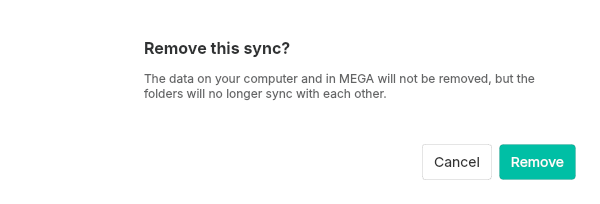
<?xml version="1.0" encoding="UTF-8"?>
<ui version="4.0">
 <class>RemoveSyncConfirmationDialog</class>
 <widget class="QDialog" name="RemoveSyncConfirmationDialog">
  <property name="geometry">
   <rect>
    <x>0</x>
    <y>0</y>
    <width>600</width>
    <height>204</height>
   </rect>
  </property>
  <property name="minimumSize">
   <size>
    <width>600</width>
    <height>204</height>
   </size>
  </property>
  <property name="maximumSize">
   <size>
    <width>600</width>
    <height>204</height>
   </size>
  </property>
  <property name="windowTitle">
   <string>Remove this sync?</string>
  </property>
  <property name="styleSheet">
   <string notr="true">QWidget
{
	font-size: 11px;
	background: #FFFFFF; 
}

QWidget::title 
{
    width: 600px;
    height: 204px;
    display: flex;
    padding: 3px 10px;
    justify-content: center;
    align-items: center;
    flex: 1 0 0;
    
}</string>
  </property>
  <widget class="QWidget" name="bLayout" native="true">
   <property name="geometry">
    <rect>
     <x>20</x>
     <y>177</y>
     <width>202</width>
     <height>26</height>
    </rect>
   </property>
   <property name="maximumSize">
    <size>
     <width>16777215</width>
     <height>26</height>
    </size>
   </property>
   <layout class="QHBoxLayout" name="horizontalLayout">
    <property name="leftMargin">
     <number>0</number>
    </property>
    <property name="topMargin">
     <number>0</number>
    </property>
    <property name="rightMargin">
     <number>0</number>
    </property>
    <property name="bottomMargin">
     <number>0</number>
    </property>
   </layout>
  </widget>
  <widget class="QLabel" name="labelFolderIcon">
   <property name="geometry">
    <rect>
     <x>24</x>
     <y>24</y>
     <width>96</width>
     <height>96</height>
    </rect>
   </property>
   <property name="styleSheet">
    <string notr="true">border-image: url(&quot;:/images/folder.svg&quot;);
max-width: 96px;
max-height: 96px;
</string>
   </property>
   <property name="text">
    <string/>
   </property>
  </widget>
  <widget class="QLabel" name="labelHeader">
   <property name="geometry">
    <rect>
     <x>144</x>
     <y>36</y>
     <width>432</width>
     <height>24</height>
    </rect>
   </property>
   <property name="styleSheet">
    <string notr="true">QLabel 
{
	/* Layout */
	align-self: stretch;

	/* Typography */
    color: #303233;

	/* Label 2/Semibold */
    font-family: Inter;
    font-size: 16px;
    font-style: normal;
    font-weight: 600;
    line-height: 24px;
    max-width: 432px;
}</string>
   </property>
   <property name="text">
    <string>Remove this sync?</string>
   </property>
  </widget>
  <widget class="QLabel" name="labelMessage">
   <property name="geometry">
    <rect>
     <x>144</x>
     <y>68</y>
     <width>432</width>
     <height>36</height>
    </rect>
   </property>
   <property name="styleSheet">
    <string notr="true">QLabel 
{
	/* Layout */
    max-width: 432px;
    height: 36px;
    align-self: stretch;

	/* Typography */
    color: #BF303233;
    font-family: Inter;
    font-size: 12px;
    font-style: normal;
    font-weight: 400;
    line-height: 18px;
	word-wrap: break-word; /* Enable word wrap */
    white-space: pre-wrap;
}
</string>
   </property>
   <property name="text">
    <string>The data on your computer and in MEGA will not be removed, but the folders will no longer sync with each other.</string>
   </property>
   <property name="wordWrap">
    <bool>true</bool>
   </property>
  </widget>
  <widget class="QPushButton" name="bCancel">
   <property name="geometry">
    <rect>
     <x>422</x>
     <y>144</y>
     <width>70</width>
     <height>36</height>
    </rect>
   </property>
   <property name="sizePolicy">
    <sizepolicy hsizetype="Minimum" vsizetype="Fixed">
     <horstretch>0</horstretch>
     <verstretch>0</verstretch>
    </sizepolicy>
   </property>
   <property name="maximumSize">
    <size>
     <width>72</width>
     <height>38</height>
    </size>
   </property>
   <property name="styleSheet">
    <string notr="true">QPushButton 
{   
     /* Layout */
    width: 70px;	/* Slightly wider than Sigma, to show entire text */
    height: 36px; /* Made same as OK button */
    max-width: 70px;
    max-height: 36px;

    /* Style */
    border-radius: 3px;
    background-color:#ffffff;
    border: 1px solid rgba(0, 0, 0, 10%); /* rgba(0, 0, 0, 0.10) */

    /* Typography */
    color: #333333;
    font-feature-settings: 'clig' off, 'liga' off;
    font-family: Inter;
    font-size: 14px;
    font-style: normal;
    font-weight: 400;
    line-height: 20px; /* 142.857% */
}

QPushButton:hover 
{
    /* Button hover effect if needed */
}

QPushButton:pressed 
{
    /* Button pressed effect if needed */
}

</string>
   </property>
   <property name="text">
    <string>Cancel</string>
   </property>
  </widget>
  <widget class="QPushButton" name="bOK">
   <property name="geometry">
    <rect>
     <x>499</x>
     <y>144</y>
     <width>77</width>
     <height>36</height>
    </rect>
   </property>
   <property name="sizePolicy">
    <sizepolicy hsizetype="Minimum" vsizetype="Fixed">
     <horstretch>0</horstretch>
     <verstretch>0</verstretch>
    </sizepolicy>
   </property>
   <property name="maximumSize">
    <size>
     <width>77</width>
     <height>36</height>
    </size>
   </property>
   <property name="styleSheet">
    <string notr="true">QPushButton#bOK
{    
    width: 77px;
    height: 36px;

    /* Style */
    border-radius: 4px;
    border: 1px solid rgba(0, 0, 0, 10%); /* rgba(0, 0, 0, 0.10) */
    background: #00BFA5;
    box-shadow: 0px 1px 2px 0px rgba(0, 143, 107, 30%); /* rgba(0, 143, 107, 0.30); */

    /* Typography */
	color: #FFFFFF;
    font-feature-settings: 'clig' off, 'liga' off;
    font-family: Inter;
    font-size: 14px;
    font-style: normal;
    font-weight: 400;
    line-height: 20px; /* 142.857% */
}

QPushButton#bOK:hover 
{
    /* Button hover effect if needed */
}

QPushButton#bOK:pressed 
{
    /* Button pressed effect if needed */
}


</string>
   </property>
   <property name="text">
    <string>Remove</string>
   </property>
  </widget>
 </widget>
 <resources/>
 <connections>
  <connection>
   <sender>bCancel</sender>
   <signal>clicked()</signal>
   <receiver>RemoveSyncConfirmationDialog</receiver>
   <slot>reject()</slot>
   <hints>
    <hint type="sourcelabel">
     <x>413</x>
     <y>51</y>
    </hint>
    <hint type="destinationlabel">
     <x>229</x>
     <y>36</y>
    </hint>
   </hints>
  </connection>
 </connections>
</ui>
